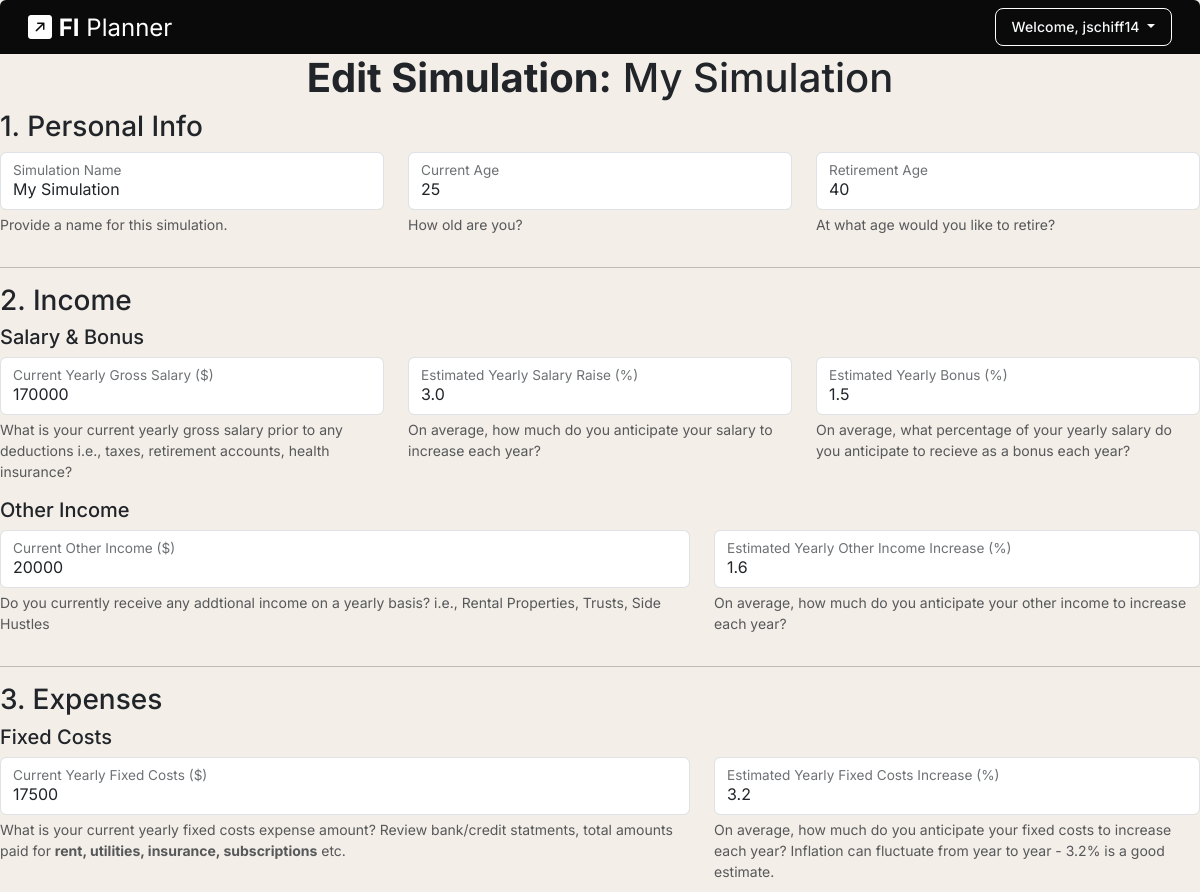
/editplan/fea346a1fb9344dc9397f4a6f56d7063 (signed in, upper part), run on an earlier commit of the app's database.
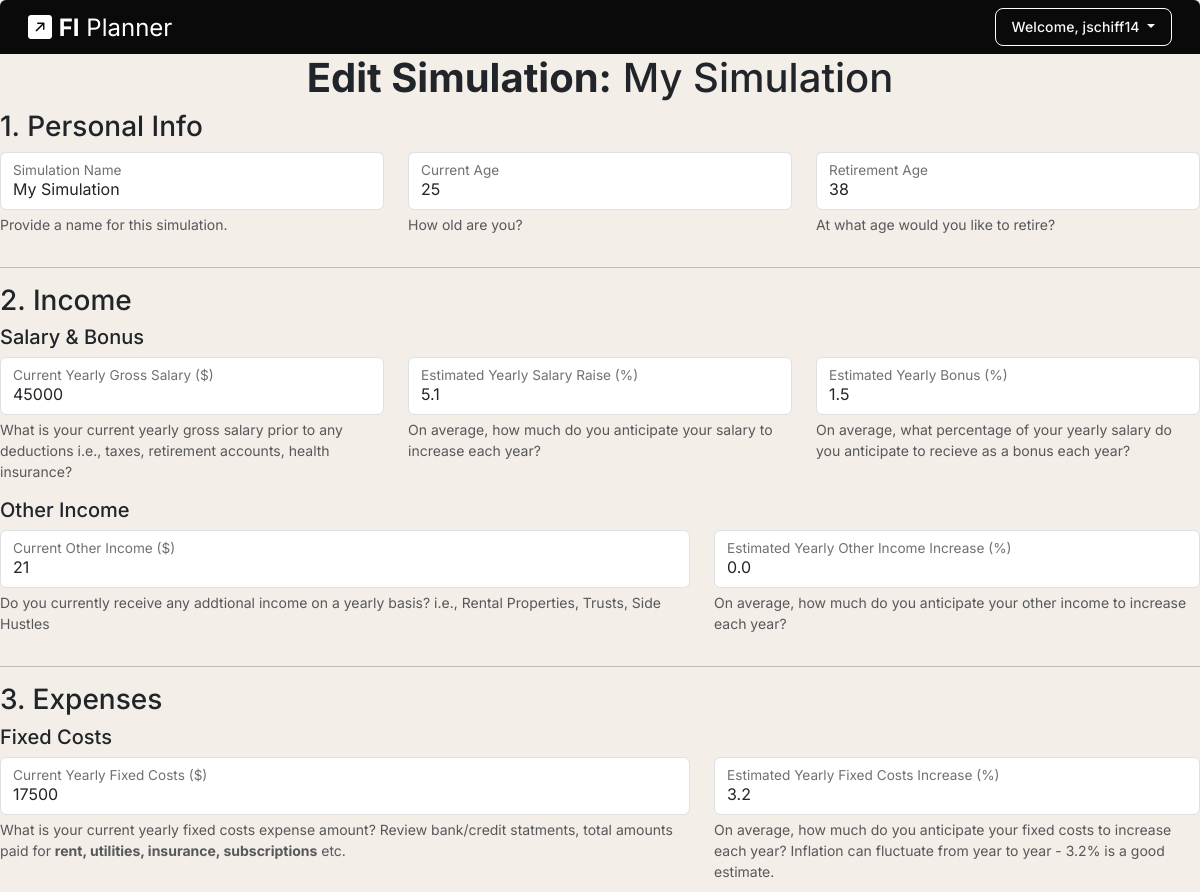
And on a later commit of the database.
### FIRE/models.py (models this page shows)
class Simulation(models.Model):
    id = models.UUIDField(primary_key=True, default=uuid.uuid4, editable=False)
    name = models.CharField(max_length=50)
    current_age = models.PositiveSmallIntegerField(validators=[MaxValueValidator(100), MinValueValidator(1)])
    estimated_retirement_age = models.PositiveSmallIntegerField(validators=[MaxValueValidator(101), MinValueValidator(2)])
    estimated_coastfire_age = models.PositiveSmallIntegerField(null=True, validators=[MaxValueValidator(100), MinValueValidator(1)])
    current_yearly_salary = models.PositiveBigIntegerField()
    estimated_salary_raise = models.FloatField()
    estimated_bonus = models.FloatField()
    current_yearly_other_income = models.PositiveSmallIntegerField()
    estimated_other_income_increase = models.FloatField()
    lumpsum_income_names = models.JSONField(null=True)
    estimated_lumpsum_income_amounts = models.JSONField(null=True)
    estimated_lumpsum_income_ages = models.JSONField(null=True)
    current_yearly_fixed_costs = models.PositiveBigIntegerField()
    estimated_fixed_costs_inflation = models.FloatField()
    fixed_cost_adjustment_names = models.JSONField(null=True,max_length=50)
    estimated_fixed_cost_adjustments = models.JSONField(null=True)
    estimated_fixed_cost_adjustment_ages = models.JSONField(null=True)
    current_yearly_variable_costs = models.PositiveBigIntegerField()
    estimated_variable_costs_inflation = models.FloatField()
    variable_cost_adjustment_names = models.JSONField(null=True,max_length=50)
    estimated_variable_cost_adjustments = models.JSONField(null=True)
    estimated_variable_cost_adjustment_ages = models.JSONField(null=True)
    current_yearly_health_insurance_cost = models.PositiveBigIntegerField()
    estimated_health_insurance_inflation = models.FloatField()
    lumpsum_expense_names = models.JSONField(null=True)
    estimated_lumpsum_expense_amounts = models.JSONField(null=True)
    estimated_lumpsum_expense_ages = models.JSONField(null=True)
    estimated_tax_rate = models.FloatField()
    estimated_tax_rate_step = models.FloatField()
    hsa_enrollment_opt_out = models.BooleanField(default=False)
    current_hsa_balance = models.PositiveBigIntegerField()
    current_hsa_yearly_contribution_limit = models.PositiveBigIntegerField()
    estimated_hsa_yearly_contribution_limit_step = models.PositiveBigIntegerField()
    esitmated_hsa_yearly_return = models.FloatField()
    current_401k_balance = models.PositiveBigIntegerField()
    current_401k_yearly_contribution_limit = models.PositiveBigIntegerField()
    estimated_401k_yearly_contribution_limit_step = models.PositiveBigIntegerField()
    current_401k_employer_contribution = models.FloatField()
    esitmated_401k_yearly_return = models.FloatField()
    current_ira_balance = models.PositiveBigIntegerField()
    current_ira_yearly_contribution_limit = models.PositiveBigIntegerField()
    estimated_ira_yearly_contribution_limit_step = models.PositiveBigIntegerField()
    esitmated_ira_yearly_return = models.FloatField()
    current_iba_balance = models.PositiveBigIntegerField()
    esitmated_iba_yearly_return = models.FloatField()
    asset_names = models.JSONField(null=True)
    current_asset_values = models.JSONField(null=True)
    estimated_asset_value_growths = models.JSONField(null=True)
    final_net_worth = models.CharField(max_length=25, null=True)
    created_at = models.DateTimeField(auto_now_add=True, null=True)
    updated_at = models.DateTimeField(auto_now=True, null=True)
    user = models.ForeignKey(User, on_delete=models.CASCADE, null=True)

### FIRE/views.py (the view, shortened to what this page needs)
# urls.py: path("editplan/<str:plan_id>", views.editplan, name="editplan"),
@login_required
def editplan(request, plan_id):
    plan = get_object_or_404(Simulation, pk=plan_id)
    if request.method == "GET":
        form = SimulationForm(instance=plan)
        return render(request, 'FIRE/editsimulation.html', {'simulation': plan, 'form' : form})

### FIRE/templates/FIRE/editsimulation.html (shortened to what the changed rows need)
{% extends 'FIRE/base.html' %}
{% block content %}
    <h1 class="text-center"><strong>Edit Simulation:</strong> {{ simulation.name }}</h1>
        <form method="POST">
    <h3 class="text">1. Personal Info</h3>
        <div class="row justify-content-start">
            <div class="col-4">
                <div class="form-floating mb-3">
                    <input type="text" class="form-control" id="name" name="name" placeholder="FIRE Simulation" value="{{ simulation.name }}" required>
                    <label for="name">Simulation Name</label>
                    <div id="nameHelp" class="form-text">Provide a name for this simulation.</div>
                </div>
            </div>
            <div class="col-4">
                <div class="form-floating mb-3">
                    <input type="number" class="form-control" id="current_age" name="current_age" min="1" max="100" value="{{ simulation.current_age }}" required>
                    <label for="current_age">Current Age</label>
                    <div id="current_ageHelp" class="form-text">How old are you?</div>
                </div>
            </div>
            <div class="col-4">
                <div class="form-floating mb-3">
                    <input type="number" class="form-control" id="estimated_retirement_age" name="estimated_retirement_age" min="2" max="101" value="{{ simulation.estimated_retirement_age }}" required>
                    <label for="estimated_retirement_age">Retirement Age</label>
                    <div id="estimated_retirement_ageHelp" class="form-text">At what age would you like to retire?</div>
                </div>
            </div>
        </div>
    <hr>
    <h3 class="text">2. Income</h3>
        <h5 class="text">Salary & Bonus</h5>
        <div class="row justify-content-start">
            <div class="col-4">
                <div class="form-floating mb-3">
                    <input type="number" class="form-control" id="current_yearly_salary" name="current_yearly_salary" min="1000" max="100000000" value="{{ simulation.current_yearly_salary }}" required>
                    <label for="current_yearly_salary">Current Yearly Gross Salary ($)</label>
                    <div id="current_yearly_salaryHelp" class="form-text">What is your current yearly gross salary prior to any deductions i.e., taxes, retirement accounts, health insurance?</div>
                </div>
            </div>
            <div class="col-4">
                <div class="form-floating mb-3">
                    <input type="number" class="form-control" id="estimated_salary_raise" name="estimated_salary_raise" min="0" max="99.9" value="{{ simulation.estimated_salary_raise }}" step=".1" required>
                    <label for="estimated_salary_raise">Estimated Yearly Salary Raise (%)</label>
                    <div id="estimated_salary_raiseHelp" class="form-text">On average, how much do you anticipate your salary to increase each year?</div>
                </div>
            </div>
            <div class="col-4">
                <div class="form-floating mb-3">
                    <input type="number" class="form-control" id="estimated_bonus" name="estimated_bonus" min="0" max="99.9" value="{{ simulation.estimated_bonus }}" step=".1" required>
                    <label for="estimated_bonus">Estimated Yearly Bonus (%)</label>
                    <div id="estimated_bonusHelp" class="form-text">On average, what percentage of your yearly salary do you anticipate to recieve as a bonus each year?</div>
                </div>
            </div>
        </div>
        <h5 class="text">Other Income</h5>
        <div class="row justify-content-start">
            <div class="col-7">
                <div class="form-floating mb-3">
                    <input type="number" class="form-control" id="current_yearly_other_income" name="current_yearly_other_income" min="0" max="100000000" value="{{ simulation.current_yearly_other_income }}" required>
                    <label for="current_yearly_other_income">Current Other Income ($)</label>
                    <div id="current_yearly_other_incomeHelp" class="form-text">Do you currently receive any addtional income on a yearly basis? i.e., Rental Properties, Trusts, Side Hustles</div>
                </div>
            </div>
            <div class="col-5">
                <div class="form-floating mb-3">
                    <input type="number" class="form-control" id="estimated_other_income_increase" name="estimated_other_income_increase" min="0" max="99.9" value="{{ simulation.estimated_other_income_increase }}" step=".1" required>
                    <label for="estimated_other_income_increase">Estimated Yearly Other Income Increase (%)</label>
                    <div id="estimated_other_income_increaseHelp" class="form-text">On average, how much do you anticipate your other income to increase each year?</div>
                </div>
            </div>
        </div>
    <hr>
    <h3 class="text">3. Expenses</h3>
        <h5 class="text">Fixed Costs</h5>
        <div class="row justify-content-start">
            <div class="col-7">
                <div class="form-floating mb-3">
                    <input type="number" class="form-control" id="current_yearly_fixed_costs" name="current_yearly_fixed_costs" min="1" max="100000000" value="{{ simulation.current_yearly_fixed_costs }}" required>
                    <label for="current_yearly_fixed_costs">Current Yearly Fixed Costs ($)</label>
                    <div id="current_yearly_fixed_costsHelp" class="form-text">What is your current yearly fixed costs expense amount? Review bank/credit statments, total amounts paid for <b>rent, utilities, insurance, subscriptions</b> etc.</div>
                </div>
            </div>
            <div class="col-5">
                <div class="form-floating mb-3">
                    <input type="number" class="form-control" id="estimated_fixed_costs_inflation" name="estimated_fixed_costs_inflation" min="0" max="99.9" value="{{ simulation.estimated_fixed_costs_inflation }}" step=".1" required>
                    <label for="estimated_fixed_costs_inflation">Estimated Yearly Fixed Costs Increase (%)</label>
                    <div id="estimated_fixed_costs_inflationHelp" class="form-text">On average, how much do you anticipate your fixed costs to increase each year? Inflation can fluctuate from year to year - 3.2% is a good estimate.</div>
                </div>
            </div>
        </div>
    </form>
{% endblock %}

What changed in the data, as far as the page shows it:
changed Simulation "My Simulation": estimated_retirement_age "40" → "38"; current_yearly_salary "170000" → "45000"; estimated_salary_raise "3.0" → "5.1"; current_yearly_other_income "20000" → "21"; estimated_other_income_increase "1.6" → "0.0"
